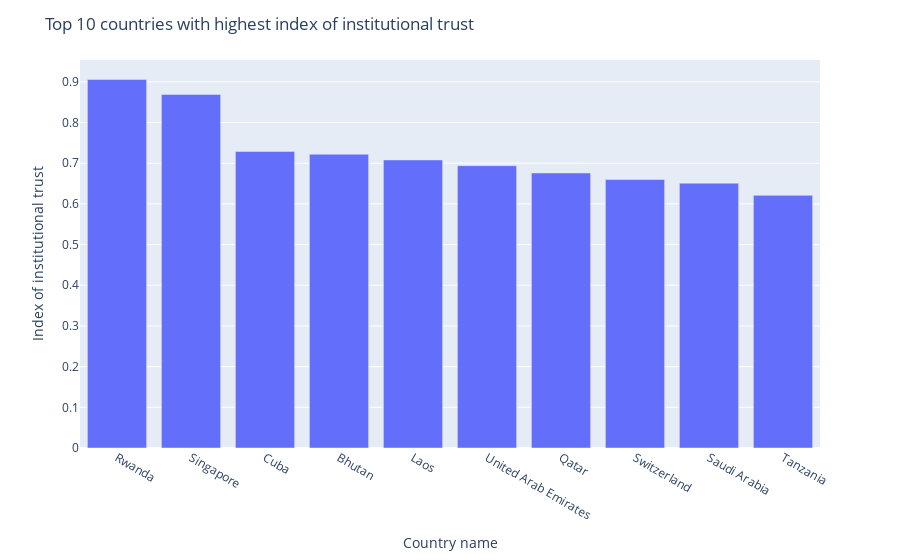

Notebook cell for this chart:
### Code cell
data2 = df1.loc[:,['Country name','Index of institutional trust']].sort_values(ascending=False, by='Index of institutional trust').head(10)
fig = px.bar(data2,
x='Country name',
y='Index of institutional trust'
)

fig.update_layout(title_text='Top 10 countries with highest index of institutional trust')
fig.show()

### Figure 1 — Plotly figure (JSON) as saved in the notebook; plotly's stock layout.template omitted (floating-point values rounded to 4 significant figures)
{"data": [{"alignmentgroup": "True", "hovertemplate": "Country name=%{x}<br>Index of institutional trust=%{y}<extra></extra>", "legendgroup": "", "marker": {"color": "#636efa", "pattern": {"shape": ""}}, "name": "", "offsetgroup": "", "orientation": "v", "showlegend": false, "textposition": "auto", "type": "bar", "x": ["Rwanda", "Singapore", "Cuba", "Bhutan", "Laos", "United Arab Emirates", "Qatar", "Switzerland", "Saudi Arabia", "Tanzania"], "xaxis": "x", "y": [0.906, 0.869, 0.729, 0.722, 0.708, 0.694, 0.676, 0.66, 0.651, 0.621], "yaxis": "y"}], "layout": {"barmode": "relative", "legend": {"tracegroupgap": 0}, "margin": {"t": 60}, "title": {"text": "Top 10 countries with highest index of institutional trust"}, "xaxis": {"anchor": "y", "domain": [0, 1], "title": {"text": "Country name"}}, "yaxis": {"anchor": "x", "domain": [0, 1], "title": {"text": "Index of institutional trust"}}}}
